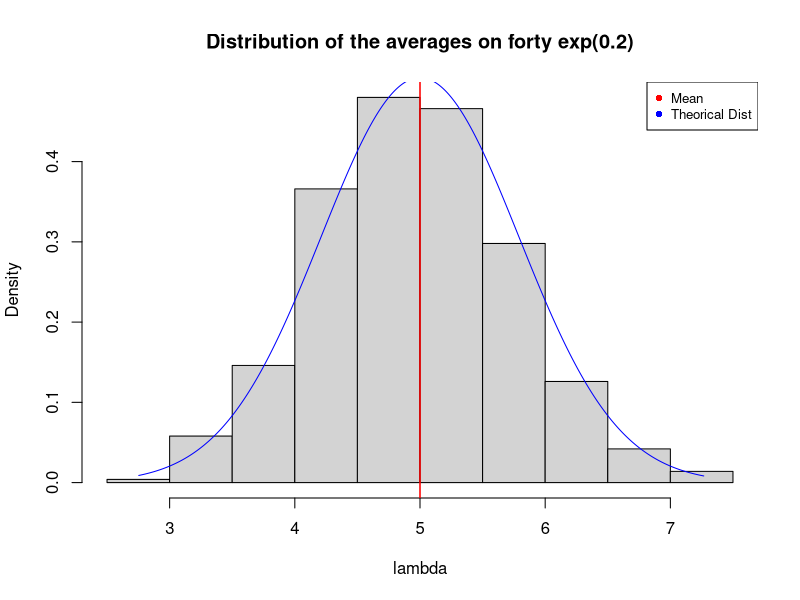

The R script that drew this image:
# Ian Castillo Rosales
# Project - Statistical Inference - Data Science Specialization
# 10102014

# Set my working directory
setwd("~/Desktop/repos/datasciencecoursera/Statistical Inference")

# Parameters
lambda <- 0.2
n_sim <- 40
n <- 1000
media <- 1/lambda
sd <- 1/lambda

medias <- NULL
for(i in 1:n) medias <- c(medias, mean(rexp(n_sim, lambda)))

hist(medias, main = "Distribution of the averages on forty exp(0.2)", xlab = "lambda", freq = F)
abline(v = 1/lambda, col = "red", lwd = 1.5)
legend("topright", legend = "Mean", col = "red", cex = 0.8, pch = 16)

x <- seq(min(medias), max(medias), length = n)
normales <- dnorm(x, mean = media, sd = sd/sqrt(n_sim))
lines(x, normales, col = "blue")
legend("topright", legend = c("Mean", "Theorical Dist"), col = c("red", "blue"), cex = 0.8, pch = 16)

abs((1/lambda)^2 - var(medias)*n_sim)